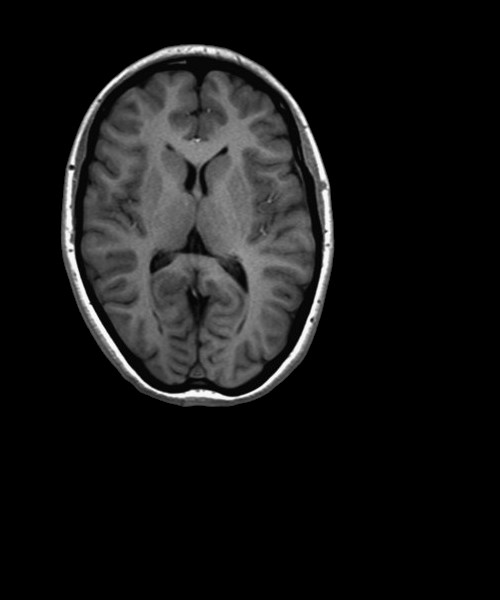
#> input picture Practicums/Practicum4/img1.jpg, 500 x 600 px
$ python Task3.py
#> lines starting #> are read from the running program, lines starting #| are printed output that depends on the picture; long printed decimals are rounded
import numpy as np
import cv2
import matplotlib.pyplot as plt
import matplotlib
matplotlib.use("Agg")
from skimage.io import imread


def affine_registration(input_img, reference_img):

    #converting images to grayscale (uint8)
    if input_img.max() <= 1:
        input_img = (input_img * 255).astype(np.uint8)
    if reference_img.max() <= 1:
        reference_img = (reference_img * 255).astype(np.uint8)

    if len(input_img.shape) > 2:
        input_gray = cv2.cvtColor(input_img, cv2.COLOR_RGB2GRAY)
    else:
        input_gray = input_img

    if len(reference_img.shape) > 2:
        reference_gray = cv2.cvtColor(reference_img, cv2.COLOR_RGB2GRAY)
    else:
        reference_gray = reference_img

    #detecting ORB keypoints and descriptors
    orb = cv2.ORB_create(500)
    kp1, des1 = orb.detectAndCompute(input_gray, None)
    kp2, des2 = orb.detectAndCompute(reference_gray, None)

    #matchich descriptors
    matcher = cv2.BFMatcher(cv2.NORM_HAMMING, crossCheck=True)
    matches = matcher.match(des1, des2)
    matches = sorted(matches, key=lambda x: x.distance)

    #extracingt coordinates of mathced keypoints
    src_pts = np.float32([kp1[m.queryIdx].pt for m in matches]).reshape(-1, 1, 2)
    dst_pts = np.float32([kp2[m.trainIdx].pt for m in matches]).reshape(-1, 1, 2)

    #estimating the affine transform using RANSAC
    M, _ = cv2.estimateAffine2D(src_pts, dst_pts, method=cv2.RANSAC)
    if M is None:
        print("Warning: Affine transform estimation failed. Returning identity.")
        return np.eye(3)

    #converting the 2x3 matric to a 3x3 matrix
    T = np.vstack([M, [0, 0, 1]])
    return T


def warp_affine_cv(img, T, output_shape):

    if img.max() <= 1:
        img = (img * 255).astype(np.uint8)

    if len(img.shape) > 2:
        img_gray = cv2.cvtColor(img, cv2.COLOR_RGB2GRAY)
    else:
        img_gray = img.astype(np.uint8)

    warped = cv2.warpAffine(img_gray, T[:2, :], output_shape, flags=cv2.INTER_LINEAR)
    return warped


if __name__ == "__main__":
    #loading images
    img1 = imread("img1.jpg")
#> img1 is the input picture: shape (600, 500); min 0, max 255, mean 22.2
    img3 = imread("img3.jpg")
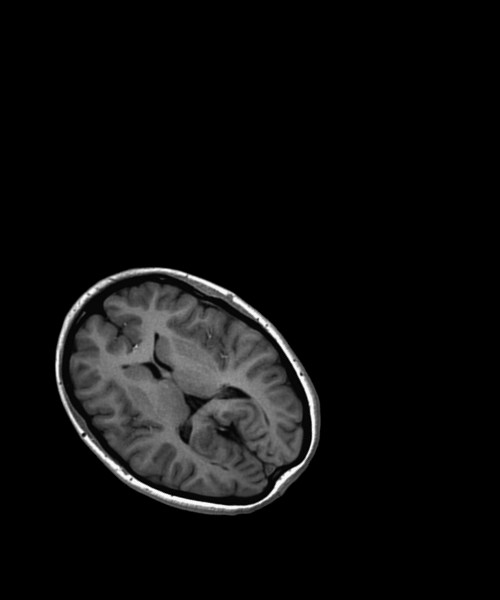
#> input picture Practicums/Practicum4/img3.jpg, 500 x 600 px
#> img3 is the input picture: shape (600, 500); min 0, max 255, mean 13.9

    #call the task3 function
    T_affine = affine_registration(img1, img3)
#> in affine_registration, `kp1, des1 = orb.detectAndCompute(input_gray, None)`: kp1 = 500 keypoints; strongest (x, y, size): (73, 163, 31), (311, 319, 31), (71, 250, 37.2), (71, 166, 64.3)
#> in affine_registration, `kp2, des2 = orb.detectAndCompute(reference_gray, None)`: kp2 = 500 keypoints; strongest (x, y, size): (81, 432, 44.6), (86, 436, 31), (86, 437, 37.2), (82, 431, 31)
#> in affine_registration, `matches = matcher.match(des1, des2)`: matches = 268 matches
#> in affine_registration, `src_pts = np.float32([kp1[m.queryIdx].pt for m in matches]).reshape(-1..`: src_pts = 268 rows, first 8: [193.5, 228.1], [203.2, 190.8], [203.9, 191.8], [197, 192.8], [205.6, 297.2], [191.6, 231.4], [96, 103], [197, 193.5]
#> in affine_registration, `dst_pts = np.float32([kp2[m.trainIdx].pt for m in matches]).reshape(-1..`: dst_pts = 268 rows, first 8: [184.3, 394.6], [169.3, 368.1], [169.9, 370.1], [165.9, 373.2], [231.8, 424.8], [184.6, 396.1], [86, 436], [167, 374.4]
#> in affine_registration, `M, _ = cv2.estimateAffine2D(src_pts, dst_pts, method=cv2.RANSAC)`: M = [[0.54, 0.574, -50.66], [-0.588, 0.527, 388.1]]
#> in affine_registration, `T = np.vstack([M, [0, 0, 1]])`: T = [[0.54, 0.574, -50.66], [-0.588, 0.527, 388.1], [0, 0, 1]]
#> T_affine has the same summary as T in affine_registration

    #applying transformation
    h, w = img3.shape[:2]
#> h = 600; w = 500
    aligned = warp_affine_cv(img1, T_affine, (w, h))


    plt.figure(figsize=(10, 5))
    plt.subplot(1, 2, 1)
    plt.imshow(img3, cmap='gray')
    plt.title("Reference (img3)")
    plt.axis('off')

    plt.subplot(1, 2, 2)
    plt.imshow(aligned, cmap='gray')
    plt.title("Affine-Aligned img1")
    plt.axis('off')
    plt.tight_layout()
    plt.savefig("task3.png", dpi=150)
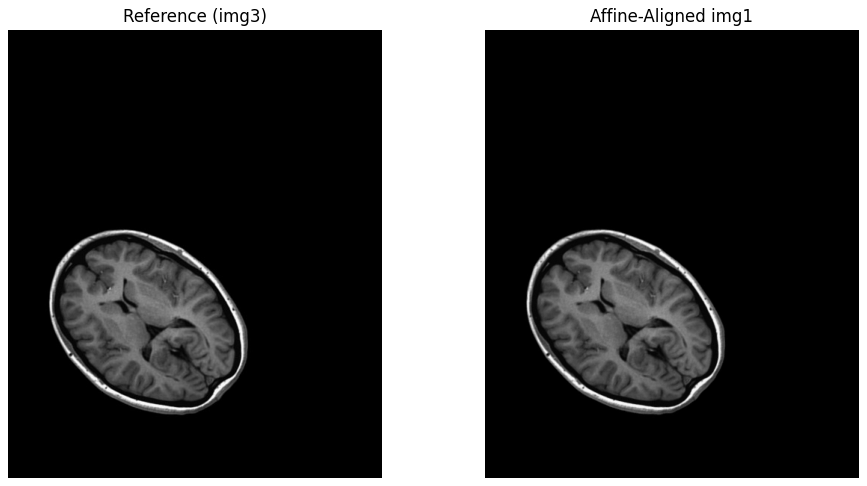
#> figure drawn by matplotlib, 2 panels

    print("Affine Transformation Matrix T:")
    print(T_affine)
#| [[  0.5404   0.5741 -50.660]
#|  [ -0.5882   0.5273 388.081]
#|  [  0.           0.           1.        ]]
